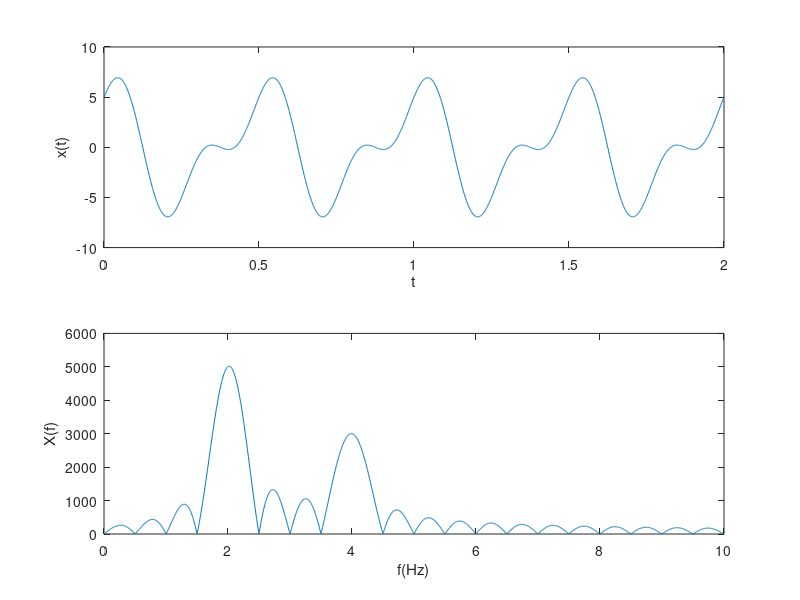
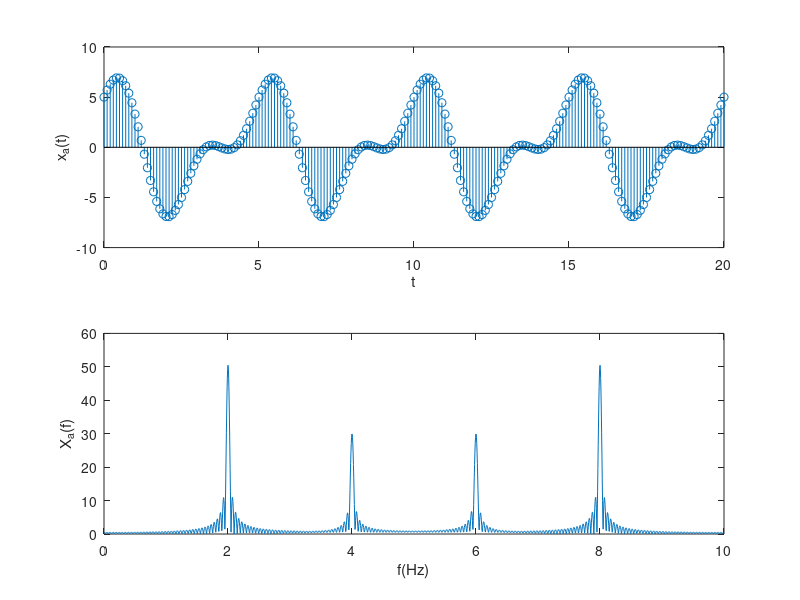

Here is the MATLAB script that generated these plots, in order:

%fs=50;

clear;
clc;
clf;
t=0:0.001:2;
%N=1024;
%Ndata=256;

%n=0:Ndata;


f1=2;
f2=4;
fs=10;
%t=n/fs;

x=5*cos(2*pi*t*f1)+3*sin(2*pi*t*f2);
figure(1);
subplot(2,1,1);
plot(t,x);
xlabel('t');
ylabel('x(t)');
% title('ԭʼ');
%dt=0.1;
wm=2*pi*fs;
n=length(t);
k=0:n-1;
w=k*wm/n;
x1=x*exp(-1i*t'*w);
subplot(2,1,2);
plot(w/(2*pi),abs(x1));
xlabel('f(Hz)');
ylabel('X(f)');

fs=10;
ts=1/fs;
n1=0:ts:20;
xa=5*cos(2*pi*n1*f1*ts)+3*sin(2*pi*n1*f2*ts);
figure(2);
subplot(2,1,1);
stem(n1,xa);
xlabel('t');
ylabel('x_{a}(t)');
% title('ʱ�����');
x=5*cos(2*pi*n1*f1)+3*sin(2*pi*n1*f2);
wm=2*pi*fs;
n=length(t);
k=0:n-1;
w=k*wm/n;
x2=x*exp(-1i*n1'*w)*ts;
subplot(2,1,2);
plot(w/(2*pi),abs(x2));
xlabel('f(Hz)');
ylabel('X_{a}(f)');
% title('�����ź�Ƶ��');
